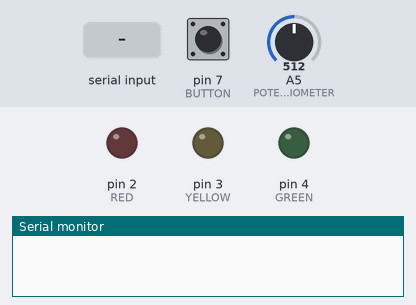
Bench run of a sketch on a simulated Arduino Uno, built with avr-gcc and run on an emulated ATmega328P. On the bench: output pins drawn as LEDs (lit = HIGH), the last lines printed to the serial monitor. Inputs (shaded band) come from the test bench; at power-on: pin 7 (BUTTON) HIGH, A5 (POTENTIOMETER) = 512. At 6.9 s the program stops and its outputs stay as they are.

Above: at 2.8 s.
2.9 s: "90,45\n" received over Serial
4.4 s: pin 7 (BUTTON) pulled LOW for 1 s
At 5.2 s:
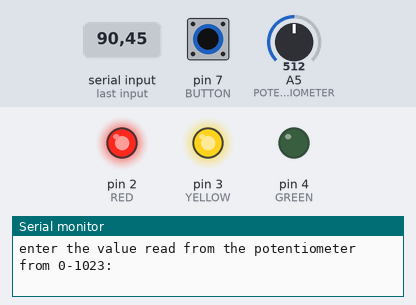
6.9 s: "30,150\n" received over Serial
At 8.1 s:
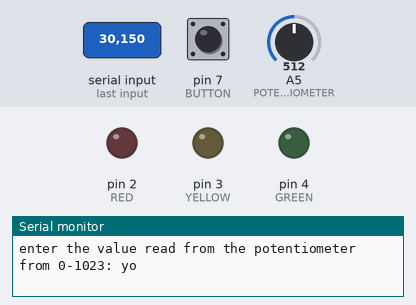
Timing chart, 0 to 8.4 s (numbered marks = the images above; inputs shaded):
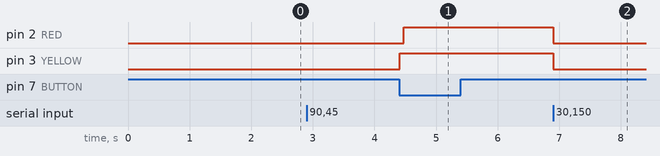

The sketch:

arduino4.7.ino
```cpp
#define BUTTON 7
#define RED 2
#define YELLOW 3
#define GREEN 4
#define POTENTIOMETER A5

void setup() {
    Serial.begin(9600);
    pinMode(BUTTON, INPUT_PULLUP);
    pinMode(RED, OUTPUT);
    pinMode(YELLOW, OUTPUT);
    pinMode(GREEN, OUTPUT);
}

void loop() {
    static bool yellowUp {false}, redUp{false};

    if(!digitalRead(BUTTON))
    {
        Serial.print("enter the value read from the potentiometer from 0-1023: ");
        int value {-1};

        while (Serial.available() == 0) {

        }

        value = Serial.parseInt();
        Serial.read();

        if(abs(value - analogRead(POTENTIOMETER)) <= 50)
        {
            Serial.println("U WIN!!!");
            digitalWrite(GREEN, HIGH);
            digitalWrite(RED, LOW);
            digitalWrite(YELLOW, LOW);
            delay(5000);
            digitalWrite(GREEN, LOW);
            exit(0);
        }
        else if(redUp)
        {
            digitalWrite(RED, LOW);
            digitalWrite(YELLOW, LOW);
            Serial.println("you lose!!!");
            exit(0);
        }
        else if (yellowUp)
        {
            digitalWrite(RED, HIGH);
            redUp = true;
            Serial.println("1 MORE CHANCE....");
        }
        else
        {
            Serial.println("Maybe next time....");
            digitalWrite(YELLOW, HIGH);
            yellowUp = true;
        }
    }
}
```

Measured:
- after the input at 2.9 s, every drawn part: stays the same
- after the input at 4.4 s, pin 2 (RED): LOW → HIGH after 0.07 s; pin 3 (YELLOW): LOW → HIGH at once
- after the input at 6.9 s, pin 2 (RED), pin 3 (YELLOW): HIGH → LOW at once
